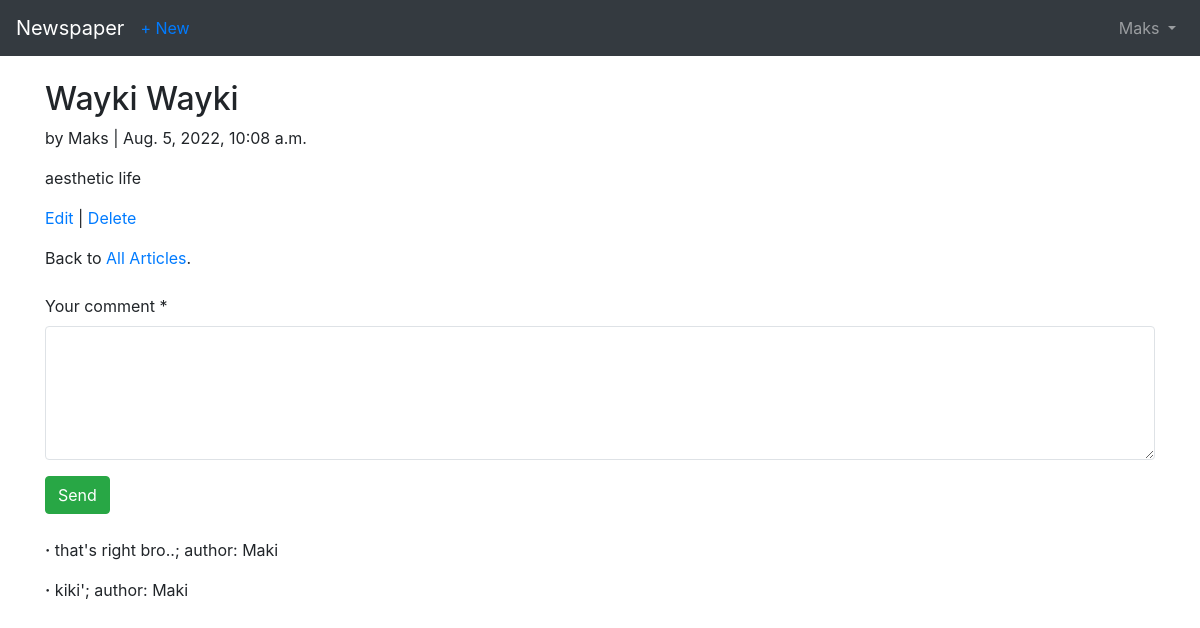
The app's page /articles/1/ (signed in), older data.
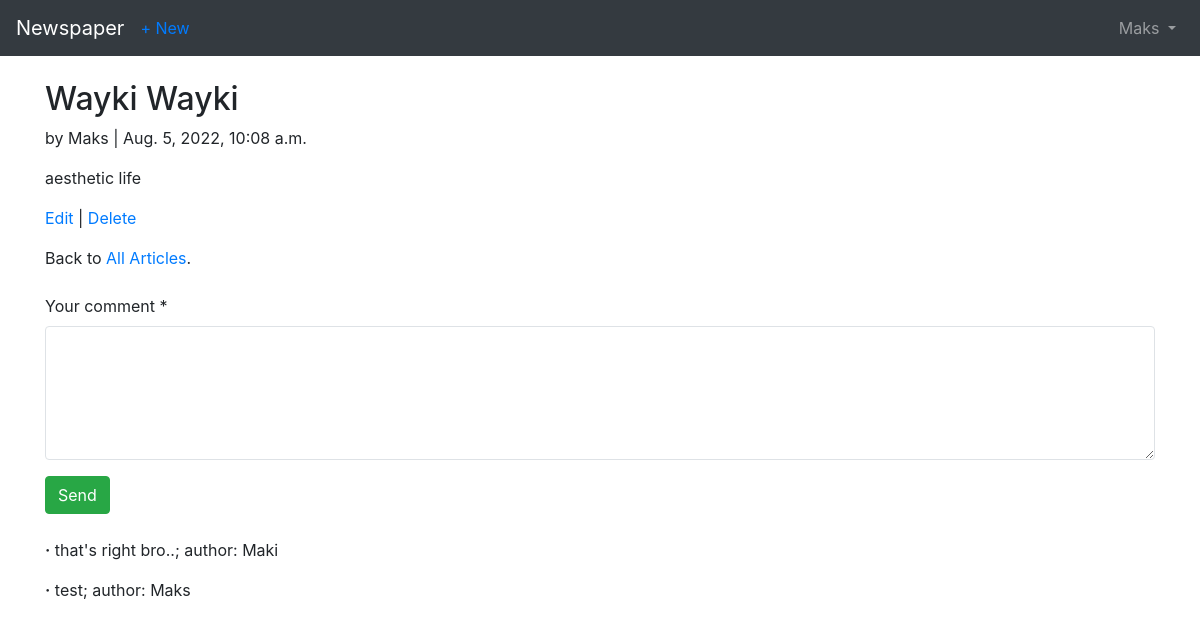
The same page, newer data.
### articles/models.py (models this page shows)
class Comment(models.Model):
    text = models.CharField(max_length=200)
    customer = models.ForeignKey(
        settings.AUTH_USER_MODEL,
        on_delete=models.CASCADE
    )
    article = models.ForeignKey(
        Article, on_delete=models.CASCADE, related_name='comments', null=True
    )
    def __str__(self) -> str:
        return f'{self.text}; author: {self.customer}'

### users/models.py (models this page shows)
class CustomUser(AbstractUser):
    age = models.PositiveIntegerField(null=True, blank=True)

### articles/views.py (the view)
# urls.py: path('<int:pk>/', views.ArticleDetailView.as_view(), name='article_detail'),
class ArticleDetailView(LoginRequiredMixin, DetailView):
    model = Article
    template_name = 'articles/article_detail.html'
    def get_queryset(self, *args, **kwargs):
        pk = self.kwargs.get('pk')
        queryset = Article.objects.filter(pk=pk)
        queryset.update(
            views=F('views') + 1
        )
        return queryset

### articles/templates/articles/article_detail.html (shortened to what this page needs)
{% extends 'base.html' %}
{% block content %}
   <div class="article-entry">
       <h2>{{object.title}}</h2>
       <p> by {{object.author}} | {{object.date}}</p>
       <p>{{object.body}}</p>
   </div>
   <p><a href="{% url 'article_edit' article.pk %}">Edit</a> | <a href="{% url 'article_delete' article.pk %}">Delete</a></p>
   <p>Back to <a href="{% url 'article_list' %}">All Articles</a>.</p>
        <form action="{% url 'article_comment' article.id %}" method="post" class="mt-4">
            <div class="form-group editContent">
                <label for="contactcomment" class="editContent">
                    Your comment *
                </label>
                <textarea class="form-control border" rows="5" name="text"
                            id="contactcomment" required=""></textarea>
            </div>
            <button class="btn btn-success" type="submit">Send</button>
        </form>
        <br>
    {% for comment in article.comments.all %}
        <p>
            <span class="font-weight-bold">{{comment.author}} &middot;</span>
            {{comment}}
        </p>
    {% endfor %}
{% endblock %}

Row changes from the older to the newer data that the page shows:
removed Comment: text+customer "kiki'; author: Maki"
added Comment: text+customer "test; author: Maks"
